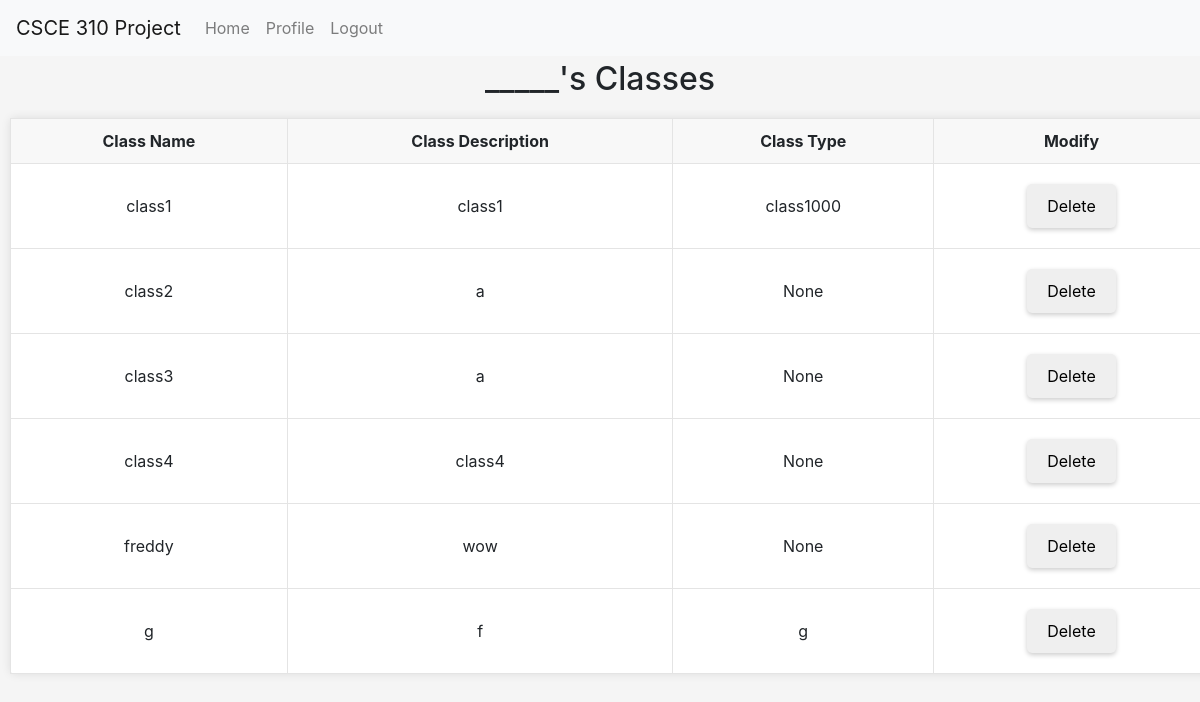
Before: /classes/view_classes/3424 (signed in) with the older database file.
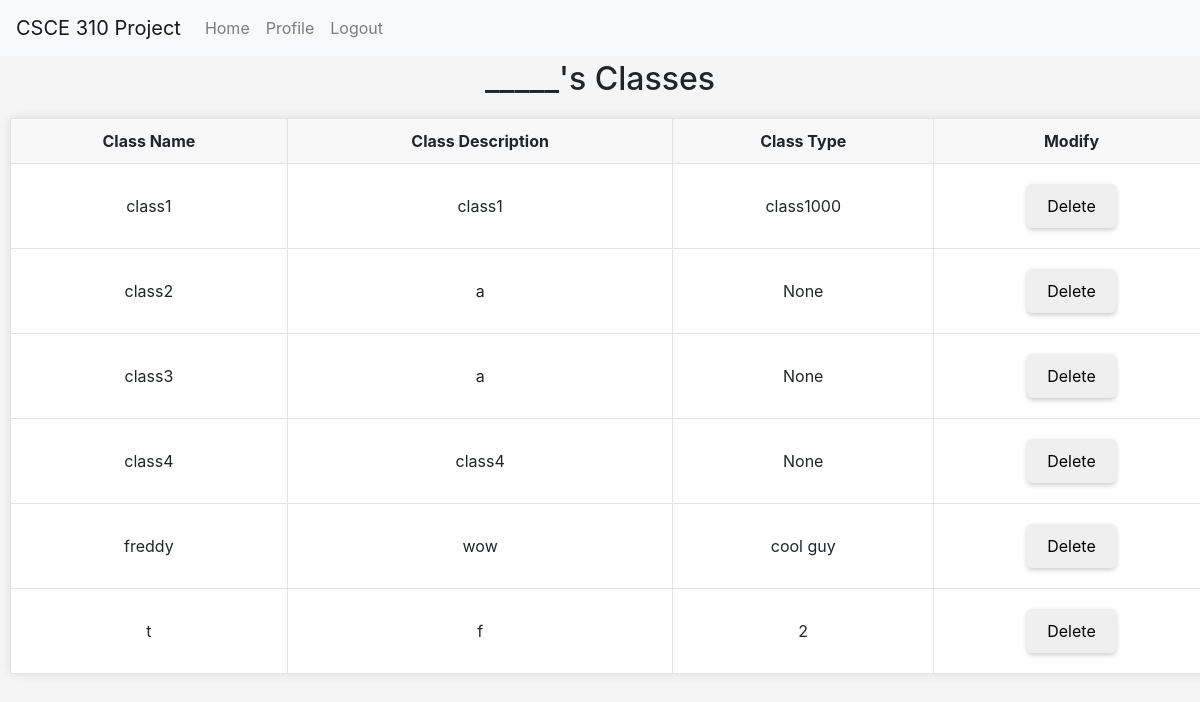
After: the same page with the newer database file.
### tables this page shows
CREATE TABLE Class_Enrollment (
                    CE_Num INTEGER PRIMARY KEY AUTOINCREMENT,
                    UIN INTEGER,
                    Class_ID INTEGER,
                    Status VARCHAR, 
                    Semester VARCHAR,
                    Year YEAR,
                    FOREIGN KEY(UIN) REFERENCES College_students(UIN),
                    FOREIGN KEY(Class_ID) REFERENCES Classes(Class_ID)
                    );

CREATE TABLE Classes (
                    Class_ID INTEGER PRIMARY KEY AUTOINCREMENT,
                    Name VARCHAR,
                    Description VARCHAR,
                    Type VARCHAR
                    );

### routes/classes.py (the view)
@classes_bp.route('/view_classes/<int:UIN>', methods=['GET'])
@login_required
def view_classes(UIN):
    conn = get_db_connection()
    classes = get_all_classes_by_user(conn, UIN)
    conn.close()
    return render_template('admin/view_classes.html', classes=classes)

### app.py (called while the page is built)
@login_manager.user_loader
def load_user(UIN):
    return User(UIN)

### db.py (called while the page is built)
def get_db_connection():
    conn = sqlite3.connect('database.db')
    conn.row_factory = sqlite3.Row
    return conn

### routes/classes.py (called while the page is built)
def get_all_classes_by_user(conn, UIN):
    return conn.execute('SELECT * FROM View_ClassEnrollmentDetails where UIN = ?', (UIN,)).fetchall()

### templates/admin/view_classes.html (shortened to what this page needs)
<!DOCTYPE html>
<html lang="en">
<head>
  <link rel="stylesheet" href="https://stackpath.bootstrapcdn.com/bootstrap/4.3.1/css/bootstrap.min.css">
  <link rel="stylesheet" href="../../static/general.css">
  <link rel="stylesheet" href="../../static/admin_home.css">
</head>
<body>
    <nav class="navbar navbar-expand-lg navbar-light bg-light fixed-top">
      <a class="navbar-brand" href="#">CSCE 310 Project</a>
      <div class="collapse navbar-collapse" id="navbarNav">
          <ul class="navbar-nav">
              <li class="nav-item">
                  <a class="nav-link" href="/home">Home</a>
              </li>
              <li class="nav-item">
                  <a class="nav-link" href="/profile">Profile</a>
              </li>
              <li class="nav-item">
                  <a class="nav-link" href="/logout">Logout</a>
              </li>
          </ul>
      </div>
  </nav>
  <h2>_____'s Classes</h2>
  <table>
    <tr>
      <th>Class Name</th>
      <th>Class Description</th>
      <th>Class Type</th>
      <th>Modify</th>
    </tr>
    {% for class in classes %}
        <tr>
          <td>{{ class.Name }}</td>
          <td>{{ class.Description }}</td>
          <td>{{ class.type }}</td>
          <td>
            <button onclick="deleteClass({{class.Class_ID}})">Delete</button>
          </td>
        </tr>
        {% endfor %}
  </table>
</body>
</html>

Changed rows visible on the page:
removed Class_Enrollment: Name "g", Description "f", type "g"
changed through a linked row, Class_Enrollment "freddy": type "None" → "cool guy"
added Class_Enrollment: Name "t", Description "f", type "2"
